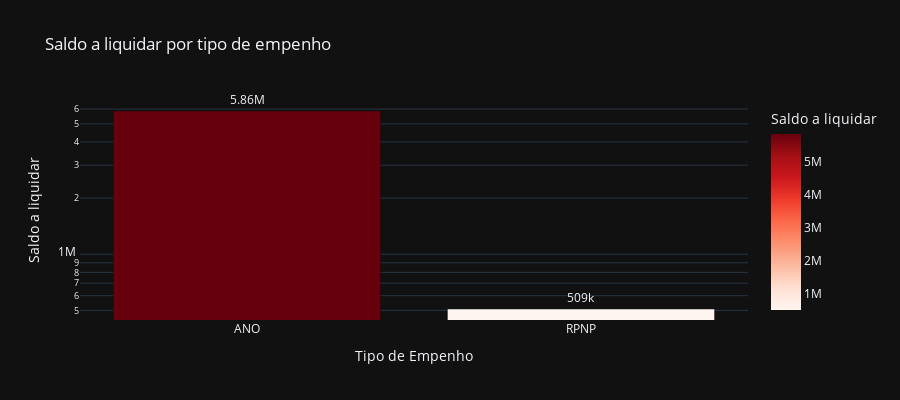

The notebook cell saved with this chart:
### Code cell
# Saldo a liquidar por tipo de Empenho
cols = ['TIPO', 'A_LIQUIDAR']

df_aux = df.loc[:, cols].groupby('TIPO').sum().sort_values(by= 'A_LIQUIDAR', ascending=False).reset_index()
df_aux = df_aux[df_aux['A_LIQUIDAR'] > 0]
fig = px.bar(df_aux, 
             x='TIPO', 
             y='A_LIQUIDAR',
             title='Saldo a liquidar por tipo de empenho',
             labels={'TIPO':'Tipo de Empenho', 'A_LIQUIDAR':'Saldo a liquidar'},
             text_auto='.3s',
             height=400,
             log_y=True,
             color='A_LIQUIDAR',
             color_continuous_scale = 'reds',
             template='plotly_dark')
fig.update_traces(textposition = 'outside', cliponaxis = False, hovertemplate=None)
fig.update_layout(hovermode="x unified")

fig.show()

### Figure 1 — Plotly figure (JSON) as saved in the notebook; plotly's stock layout.template omitted (floating-point values rounded to 4 significant figures)
{"data": [{"alignmentgroup": "True", "cliponaxis": false, "legendgroup": "", "marker": {"color": [5859000.0, 508900.0], "coloraxis": "coloraxis", "pattern": {"shape": ""}}, "name": "", "offsetgroup": "", "orientation": "v", "showlegend": false, "textposition": "outside", "texttemplate": "%{y:.3s}", "type": "bar", "x": ["ANO", "RPNP"], "xaxis": "x", "y": [5859000.0, 508900.0], "yaxis": "y"}], "layout": {"barmode": "relative", "coloraxis": {"colorbar": {"title": {"text": "Saldo a liquidar"}}, "colorscale": [[0, "rgb(255,245,240)"], [0.125, "rgb(254,224,210)"], [0.25, "rgb(252,187,161)"], [0.375, "rgb(252,146,114)"], [0.5, "rgb(251,106,74)"], [0.625, "rgb(239,59,44)"], [0.75, "rgb(203,24,29)"], [0.875, "rgb(165,15,21)"], [1, "rgb(103,0,13)"]]}, "height": 400, "hovermode": "x unified", "legend": {"tracegroupgap": 0}, "title": {"text": "Saldo a liquidar por tipo de empenho"}, "xaxis": {"anchor": "y", "domain": [0, 1], "title": {"text": "Tipo de Empenho"}}, "yaxis": {"anchor": "x", "domain": [0, 1], "title": {"text": "Saldo a liquidar"}, "type": "log"}}}
